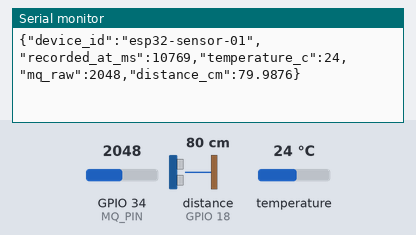
Recording of a sketch running on a simulated ESP32. Parts: the last lines printed to the serial monitor. The test bench sets the inputs (shaded band); at power-on: distance to the obstacle (sensor on GPIO 18) 80 cm, GPIO 34 (MQ_PIN) = 2048, temperature 24 °C (analog values on the 0–4095 scale). The echo pulse lasts 58.3 µs per cm.

Above: at 11.5 s.
11.6 s: distance to the obstacle (sensor on GPIO 18) set to 4 cm
At 17.1 s:
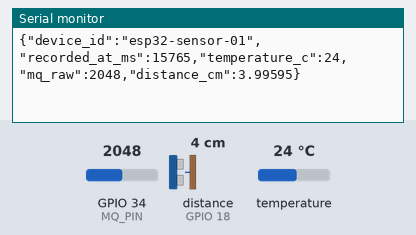
19.3 s: distance to the obstacle (sensor on GPIO 18) set to 2 cm
At 22.1 s:
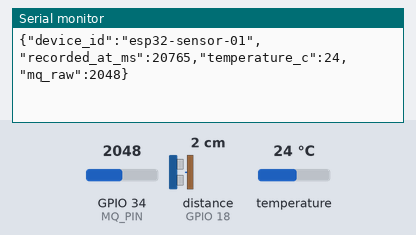
Timing chart, 0 to 23.6 s (numbered marks = the images above; inputs shaded):
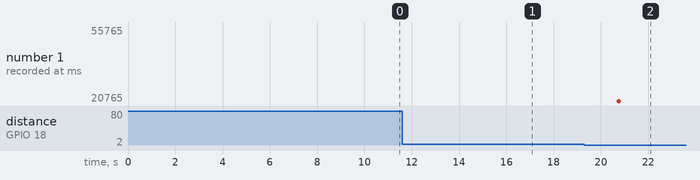

Measured:
- the behaviour switches between 3 and 2 cm on distance to the obstacle (sensor on GPIO 18) (found by bisection; images 1 and 2)
- after the input at 11.6 s, the serial monitor: prints a new line after 4.2 s (image 1)
- after the input at 19.3 s, the serial monitor: prints a new line after 1.5 s (image 2)

The sketch:

esp32_multi_sensor.ino
```cpp
#include <ArduinoJson.h>
#include <DallasTemperature.h>
#include <OneWire.h>

const char *DEVICE_ID = "esp32-sensor-01";

constexpr uint8_t TEMPERATURE_PIN = 4;
constexpr uint8_t MQ_PIN = 34;
constexpr uint8_t TRIG_PIN = 5;
constexpr uint8_t ECHO_PIN = 18;
constexpr unsigned long SAMPLE_INTERVAL_MS = 5000;
constexpr unsigned long ULTRASONIC_TIMEOUT_US = 30000;

OneWire oneWire(TEMPERATURE_PIN);
DallasTemperature temperatureSensor(&oneWire);
unsigned long lastSample = 0;

float readDistanceCm() {
  digitalWrite(TRIG_PIN, LOW);
  delayMicroseconds(2);
  digitalWrite(TRIG_PIN, HIGH);
  delayMicroseconds(10);
  digitalWrite(TRIG_PIN, LOW);
  unsigned long duration = pulseIn(ECHO_PIN, HIGH, ULTRASONIC_TIMEOUT_US);
  if (duration == 0) return NAN;
  float distance = duration * 0.0343f / 2.0f;
  return distance >= 2.0f && distance <= 400.0f ? distance : NAN;
}

void publishTelemetry() {
  temperatureSensor.requestTemperatures();
  float temperature = temperatureSensor.getTempCByIndex(0);
  int mqRaw = analogRead(MQ_PIN);
  float distance = readDistanceCm();

  JsonDocument document;
  document["device_id"] = DEVICE_ID;
  document["recorded_at_ms"] = millis();
  if (temperature != DEVICE_DISCONNECTED_C && temperature >= -55.0f && temperature <= 125.0f) {
    document["temperature_c"] = temperature;
  }
  if (mqRaw >= 0 && mqRaw <= 4095) document["mq_raw"] = mqRaw;
  if (!isnan(distance)) document["distance_cm"] = distance;

  char payload[256];
  serializeJson(document, payload, sizeof(payload));
  Serial.println(payload);
}

void setup() {
  Serial.begin(115200);
  pinMode(TRIG_PIN, OUTPUT);
  pinMode(ECHO_PIN, INPUT);
  analogReadResolution(12);
  temperatureSensor.begin();
}

void loop() {
  if (millis() - lastSample >= SAMPLE_INTERVAL_MS) {
    lastSample = millis();
    publishTelemetry();
  }
}
```
